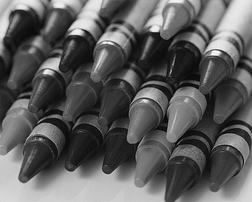
#> input picture MP0/images/crayons.bmp, 252 x 202 px, shrunk from 600 x 480 before the run
$ jupyter execute --allow-errors ytliu2_mp0_code.ipynb   (shell and % lines are left out)
#> lines starting #> are read from the running program, lines starting #| are printed output that depends on the picture; long printed decimals are rounded
# MP0 : Image Demosaicing

Welcome to CS 543! This assignment is a warm-up assignment to get you back up working from the winter break! We will try to provide you an iPython Notebook (like this) for all the future assignments! The notebook will provide you some further instructions(implementation related mainly), in addition to the ones provided on class webpage.

### Import statements

The following cell is only for import statements. You can use any of the 3 : cv2, matplotlib or skimage for image i/o and other functions. We will provide you the names of the relevant functions for each module. __{For convenience provided at the end of the class assignment webpage}__

[cell 1]
import numpy as np
import cv2
import matplotlib.image as mpimg
import matplotlib.pyplot as plt
import skimage
import skimage.io
import skimage.util
import skimage.exposure
import scipy
import scipy.signal
import scipy.ndimage
from pathlib import Path

### Reading the Mosaic Image

[cell 2]
IMG_DIR = 'images'
IMG_NAME = 'crayons.bmp'

[cell 3]
def read_image(IMG_NAME):
    # build path relative to current notebook
    img_path = Path() / IMG_DIR / IMG_NAME
    return skimage.io.imread(img_path)

[cell 4]
def write_image(img_name, im=None, ignore=False):
    if ignore:
        # don't save the image
        return
    img_path = Path() / 'report' / 'images' / img_name
    if im is None:
        plt.savefig(img_path, bbox_inches='tight')
    else:
        skimage.io.imsave(img_path, im)

[cell 5]
mosaic_img = read_image(IMG_NAME)
#> in read_image, returned value is the input picture: shape (202, 252); min 0, max 255, mean 92.4

plt.subplot(1, 2, 1)
plt.imshow(mosaic_img);

# original view is interpolated, provides close up view to confirm this is mosaicked
plt.subplot(1, 2, 2)
plt.imshow(mosaic_img[:64, :64]);

### Linear Interpolation

[cell 6]
def conv2(image, filter):
    '''Helper function to do zero-padded 2D convolution.'''
    return scipy.signal.convolve2d(
        image, filter, mode='same', boundary='fill', fillvalue=0
    )

[cell 7]
def split_mosaic_image(mosaic_image):
    '''Split mosaic to different color channgels. Need this in my bonus.'''
    split_image = np.zeros(mosaic_image.shape + (3, ), dtype=mosaic_image.dtype)

    # split colors into their own layer
    #        R   G_1
    #       G_2   B
    # R
    split_image[::2, ::2, 0] = mosaic_image[::2, ::2]
    # G1/2
    split_image[::2, 1::2, 1] = mosaic_image[::2, 1::2]
    split_image[1::2, ::2, 1] = mosaic_image[1::2, ::2]
    # B
    split_image[1::2, 1::2, 2] = mosaic_image[1::2, 1::2]

    return split_image

[cell 8]
def get_solution_image(mosaic_image):
    '''
    This function should return the soln image.
    Feel free to write helper functions in the above cells
    as well as change the parameters of this function.
    '''
    soln_image = split_mosaic_image(mosaic_image)

    # RB share the same kernel
    rb_kernel = [
        [0.25, 0.5,  0.25],
        [ 0.5,   1,   0.5],
        [0.25, 0.5,  0.25]
    ]
    # G does not need diagonal components
    g_kernel = [
        [   0, 0.25,    0],
        [0.25,    1, 0.25],
        [   0, 0.25,    0]
    ]

    # loop over each color and filter by its kernel
    for i, kernel in enumerate((rb_kernel, g_kernel, rb_kernel)):
        soln_image[..., i] = conv2(soln_image[..., i], kernel).astype(np.uint8)

    return soln_image

[cell 9]
def compute_errors(soln_image, original_image, show_err=True, return_map=False):
    '''
    Compute the Average and Maximum per-pixel error
    for the image.

    Also generate the map of pixel differences
    to visualize where the mistakes are made
    '''
    # use float to computer error
    soln_image = soln_image.astype(float)
    original_image = original_image.astype(float)
    err = (soln_image - original_image) ** 2

    # normalized error map for saving and display
    err_ubyte = (err - np.min(err)) / (np.max(err) - np.min(err))
    # CLAHE for each channel
    for c in range(3):
        err_ubyte[..., c] = skimage.exposure.equalize_adapthist(
            err_ubyte[..., c], clip_limit=0.5
        )
    err_ubyte = (err_ubyte * 255).astype(np.uint8)

    # preview error map
    if show_err:
        plt.imshow(err_ubyte);

    if return_map:
        return err_ubyte
    else:
        return np.mean(err), np.max(err)

We provide you with 3 images to test if your solution works. Once it works, you should generate the solution for test image provided to you.

[cell 10]
mosaic_image = read_image('crayons.bmp')
soln_image = get_solution_image(mosaic_image)
original_image = read_image('crayons.jpg')
#> call 3 of read_image, with IMG_NAME = 'crayons.jpg'
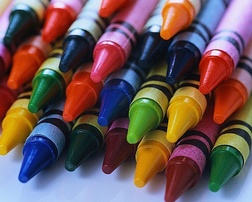
#> input picture MP0/images/crayons.jpg, 252 x 202 px, shrunk from 600 x 480 before the run
#> in read_image, returned value is the input picture: shape (202, 252, 3); mean R, G, B 109.2, 86.5, 87.5

# For sanity check display your solution image here
plt.imshow(soln_image);

write_image('crayons-recon-linear.png', soln_image)

[cell 11]
pp_err, max_err = compute_errors(soln_image, original_image)
#> after the loop in compute_errors, `for c in range(3):`:
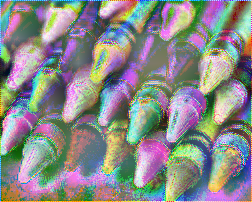
#> err_ubyte: shape (202, 252, 3) float64; mean of channels 0, 1, 2 0.54, 0.541, 0.538; drawn as R, G, B
#> pp_err = 1587.6; max_err = 27225
print("The average per-pixel error for crayons is: "+str(pp_err))
#| The average per-pixel error for crayons is: 1587.617
print("The maximum per-pixel error for crayons is: "+str(max_err))
#| The maximum per-pixel error for crayons is: 27225.0

err = compute_errors(soln_image, original_image, show_err=False, return_map=True)
write_image('crayons-error-linear.png', err)

[cell 12]
mosaic_image = read_image('iceberg.bmp')
#> call 4 of read_image, with IMG_NAME = 'iceberg.bmp'
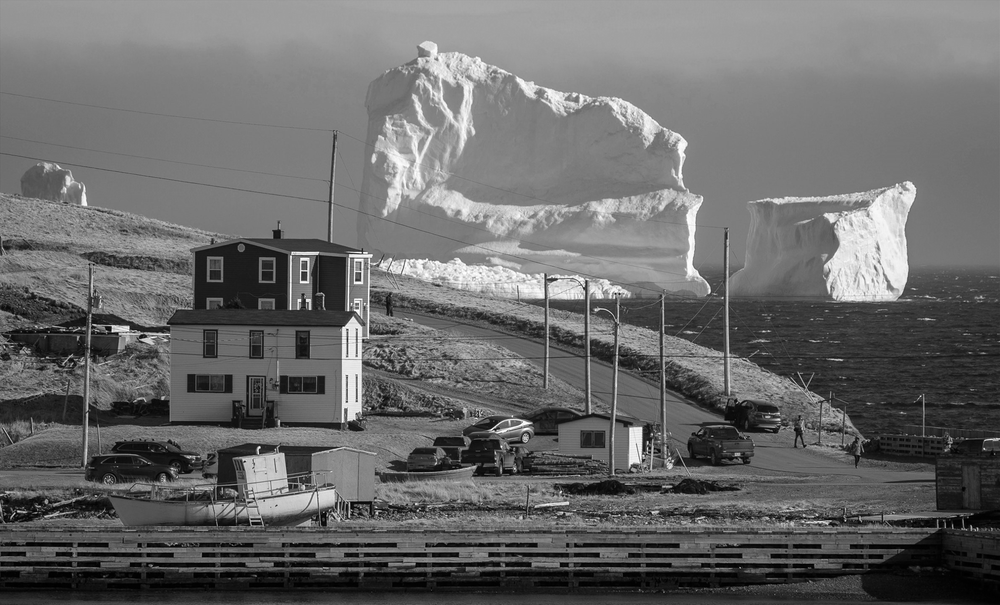
#> input picture MP0/images/iceberg.bmp, 1000 x 605 px, shrunk from 2382 x 1440 before the run
#> in read_image, returned value is the input picture: shape (605, 1000); min 0, max 255, mean 105.8
soln_image = get_solution_image(mosaic_image)
original_image = read_image('iceberg.jpg')
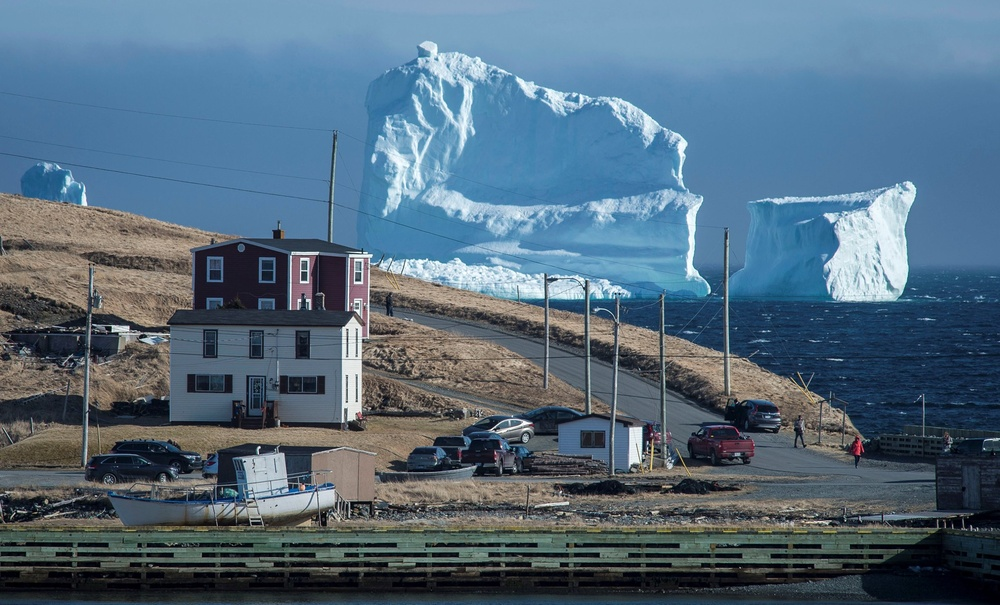
#> input picture MP0/images/iceberg.jpg, 1000 x 605 px, shrunk from 2382 x 1440 before the run
#> in read_image, returned value is the input picture: shape (605, 1000, 3); mean R, G, B 84.2, 107.1, 124.9

# For sanity check display your solution image here
plt.imshow(soln_image);

write_image('iceberg-recon-linear.png', soln_image)

[cell 13]
pp_err, max_err = compute_errors(soln_image, original_image)
#> call 3 of compute_errors, with show_err = True, return_map = False
#> after the loop in compute_errors (call 3), `for c in range(3):`:
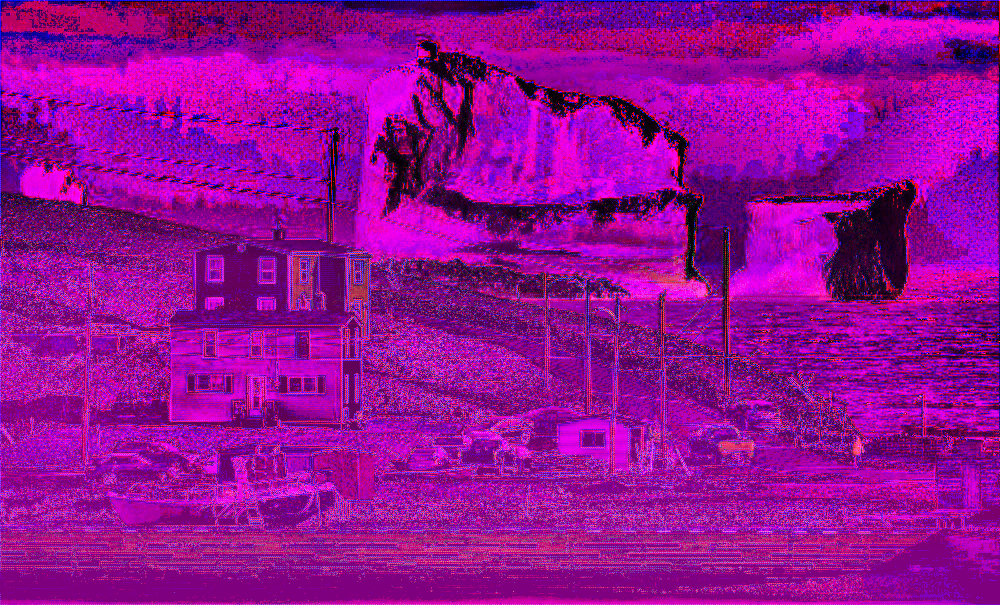
#> err_ubyte: shape (605, 1000, 3) float64; mean of channels 0, 1, 2 0.584, 0.0304, 0.586; drawn as R, G, B
#> pp_err = 690.6; max_err = 29241
print("The average per-pixel error for iceberg is: "+str(pp_err))
#| The average per-pixel error for iceberg is: 690.584
print("The maximum per-pixel error for iceberg is: "+str(max_err))
#| The maximum per-pixel error for iceberg is: 29241.0

err = compute_errors(soln_image, original_image, show_err=False, return_map=True)
write_image('iceberg-error-linear.png', err)

[cell 14]
mosaic_image = read_image('tony.bmp')
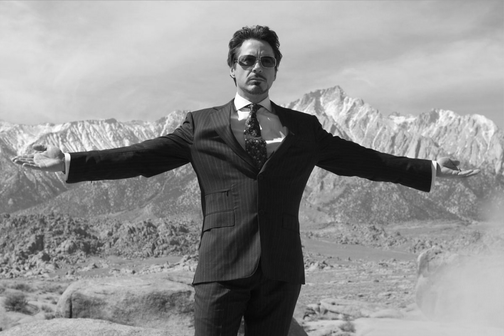
#> input picture MP0/images/tony.bmp, 504 x 336 px, shrunk from 1200 x 800 before the run
#> in read_image, returned value is the input picture: shape (336, 504); min 4, max 255, mean 146.1
soln_image = get_solution_image(mosaic_image)
original_image = read_image('tony.jpg')
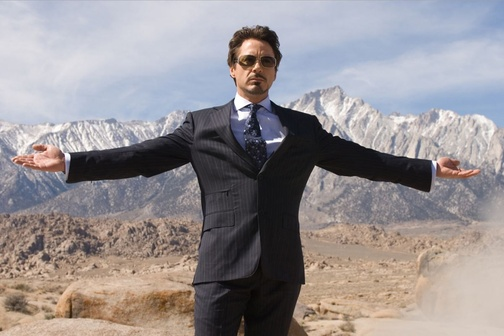
#> input picture MP0/images/tony.jpg, 504 x 336 px, shrunk from 1200 x 800 before the run
#> in read_image, returned value is the input picture: shape (336, 504, 3); mean R, G, B 150.1, 144.1, 146.1

# For sanity check display your solution image here
plt.imshow(soln_image);

write_image('tony-recon-linear.png', soln_image)

[cell 15]
pp_err, max_err = compute_errors(soln_image, original_image)
#> after the loop in compute_errors (call 5), `for c in range(3):`:
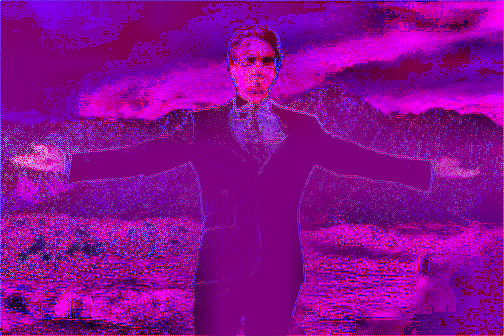
#> err_ubyte: shape (336, 504, 3) float64; mean of channels 0, 1, 2 0.546, 0.0246, 0.566; drawn as R, G, B
#> pp_err = 234.1; max_err = 27556
print("The average per-pixel error for tony is: "+str(pp_err))
#| The average per-pixel error for tony is: 234.100
print("The maximum per-pixel error for tony is: "+str(max_err))
#| The maximum per-pixel error for tony is: 27556.0

err = compute_errors(soln_image, original_image, show_err=False, return_map=True)
write_image('tony-error-linear.png', err)

#> (a cell that did not finish here is left out)

### Freeman's Method

For details of the freeman's method refer to the class assignment webpage.

__MAKE SURE YOU FINISH LINEAR INTERPOLATION BEFORE STARTING THIS PART!!!__

[cell 17]
def get_freeman_solution_image(mosaic_image, kernel_size=3):
    '''
    This function should return the freeman soln image.
    Feel free to write helper functions in the above cells
    as well as change the parameters of this function.

    HINT : Use the above get_solution_image function.
    '''
    # bilinear interpolation
    freeman_soln_image = get_solution_image(mosaic_image)

    # turn them to signed integer for now
    freeman_soln_image = freeman_soln_image.astype(int)

    # process R/B
    #   1. subtract G
    #   2. median filter
    #   3. add back G
    for c in (0, 2):
        tmp_image = freeman_soln_image[..., c] - freeman_soln_image[..., 1]
        tmp_image = scipy.ndimage.median_filter(tmp_image, kernel_size)
        freeman_soln_image[..., c] = tmp_image + freeman_soln_image[..., 1]

    # we know we are working with uint8 and need to save it this way later
    freeman_soln_image = np.clip(freeman_soln_image, 0, 255)
    freeman_soln_image = freeman_soln_image.astype(np.uint8)

    return freeman_soln_image

[cell 18]
mosaic_image = read_image('crayons.bmp')
soln_image = get_freeman_solution_image(mosaic_image, kernel_size=3)
#> the loop in get_freeman_solution_image, `for c in (0, 2):` made 2 passes
#> pass 1, in get_freeman_solution_image, `tmp_image = scipy.ndimage.median_filter(tmp_image, kernel_size)`:
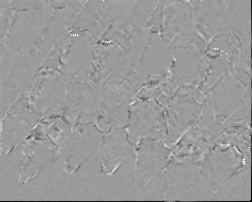
#> tmp_image: shape (202, 252) int64; min -56, max 36, mean -0.4; drawn with min black and max white
#> after the loop in get_freeman_solution_image, `for c in (0, 2):`:
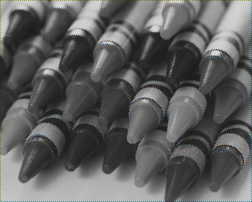
#> freeman_soln_image: shape (202, 252, 3) int64; mean of channels 0, 1, 2 91.5, 91.9, 91.5; drawn with min black and max white
original_image = read_image('crayons.jpg')

# For sanity check display your solution image here
plt.imshow(soln_image);

write_image('crayons-recon-freeman.png', soln_image)

[cell 19]
pp_err, max_err = compute_errors(soln_image, original_image)
#> pp_err = 1561.8; max_err = 27225
print("The average per-pixel error for crayons is: "+str(pp_err))
#| The average per-pixel error for crayons is: 1561.827
print("The maximum per-pixel error for crayons is: "+str(max_err))
#| The maximum per-pixel error for crayons is: 27225.0

err = compute_errors(soln_image, original_image, show_err=False, return_map=True)
write_image('crayons-error-freeman.png', err)

[cell 20]
mosaic_image = read_image('iceberg.bmp')
soln_image = get_freeman_solution_image(mosaic_image, kernel_size=3)
original_image = read_image('iceberg.jpg')

# For sanity check display your solution image here
plt.imshow(soln_image);

write_image('iceberg-recon-freeman.png', soln_image)

[cell 21]
pp_err, max_err = compute_errors(soln_image, original_image)
#> pp_err = 650.4; max_err = 28900
print("The average per-pixel error for iceberg is: "+str(pp_err))
#| The average per-pixel error for iceberg is: 650.450
print("The maximum per-pixel error for iceberg is: "+str(max_err))
#| The maximum per-pixel error for iceberg is: 28900.0

err = compute_errors(soln_image, original_image, show_err=False, return_map=True)
write_image('iceberg-error-freeman.png', err)

[cell 22]
mosaic_image = read_image('tony.bmp')
soln_image = get_freeman_solution_image(mosaic_image, kernel_size=3)
original_image = read_image('tony.jpg')

# For sanity check display your solution image here
plt.imshow(soln_image);

write_image('tony-recon-freeman.png', soln_image)

[cell 23]
pp_err, max_err = compute_errors(soln_image, original_image)
#> pp_err = 212; max_err = 27556
print("The average per-pixel error for tony is: "+str(pp_err))
#| The average per-pixel error for tony is: 211.974
print("The maximum per-pixel error for tony is: "+str(max_err))
#| The maximum per-pixel error for tony is: 27556.0

err = compute_errors(soln_image, original_image, show_err=False, return_map=True)
write_image('tony-error-freeman.png', err)

#> (a cell that did not finish here is left out)

### Mosaicing an Image

Now lets take a step backwards and mosaic an image.

[cell 25]
def get_mosaic_image(original_image):
    '''
    Generate the mosaic image using the Bayer Pattern.
    '''
    mosaic_image = np.zeros(original_image.shape[:2], dtype=original_image.dtype)

    # split colors into their own layer
    #        R   G_1
    #       G_2   B
    # R
    mosaic_image[::2, ::2] = original_image[::2, ::2, 0]
    # G1/2
    mosaic_image[::2, 1::2] = original_image[::2, 1::2, 1]
    mosaic_image[1::2, ::2] = original_image[1::2, ::2, 1]
    # B
    mosaic_image[1::2, 1::2] = original_image[1::2, 1::2, 2]

    return mosaic_image

Use `tony.jpg` to check my `get_mosaic_function`

[cell 26]
original_image = read_image('tony.jpg')
mosaic_image = get_mosaic_image(original_image)
mosaic_image_gt = read_image('tony.bmp')

# create mosaic, should be the same as ground truth
avg_err, max_err = compute_errors(mosaic_image, mosaic_image_gt, show_err=False)
#> avg_err = 124.1; max_err = 3481
print(f'get_mosaic_function, avg_err={avg_err:.4f}, max_err={max_err:.4f}')
#| get_mosaic_function, avg_err=124.0943, max_err=3481.0000

Use any 2 images you find interesting and generate their mosaics as well as their demosaics. Try to find images that break your demosaicing function.

#> (a cell that did not finish here is left out)

[cell 28]
soln_image = get_freeman_solution_image(mosaic_image)
plt.imshow(soln_image);
write_image('baboon-recon-freeman.png', soln_image)

[cell 29]
avg_err, max_err = compute_errors(soln_image, original_image, show_err=True)
#> avg_err = 50.52; max_err = 26569
print(f'baboon, avg_err={avg_err:.4f}, max_err={max_err:.4f}')
#| baboon, avg_err=50.5205, max_err=26569.0000

err = compute_errors(soln_image, original_image, show_err=False, return_map=True)
write_image('baboon-error-freeman.png', err)

#> (a cell that did not finish here is left out)

[cell 31]
soln_image = get_freeman_solution_image(mosaic_image)
plt.imshow(soln_image);
write_image('airplane-recon-freeman.png', soln_image)

[cell 32]
avg_err, max_err = compute_errors(soln_image, original_image, show_err=True)
print(f'airplane, avg_err={avg_err:.4f}, max_err={max_err:.4f}')
#| airplane, avg_err=50.5205, max_err=26569.0000

err = compute_errors(soln_image, original_image, show_err=False, return_map=True)
write_image('airplane-error-freeman.png', err)

### Bonus Points

[cell 33]
def get_bonus_solution_image(mosaic_image, alpha=1/2, beta=5/8, gamma=3/4):
    # we have lots of non-integer operations later on
    split_image = split_mosaic_image(mosaic_image).astype(float)

    ### bilinear interpolation
    # RB share the same kernel
    rb_kernel = [
        [0.25, 0.5,  0.25],
        [0.5,    1,   0.5],
        [0.25, 0.5,  0.25]
    ]
    # G does not need diagonal components
    g_kernel = [
        [   0, 0.25,    0],
        [0.25,    1, 0.25],
        [   0, 0.25,    0]
    ]

    # loop over each color and do bilinear interpolation
    bi = split_image.copy()
    for i, kernel in enumerate((rb_kernel, g_kernel, rb_kernel)):
        bi[..., i] = conv2(bi[..., i], kernel)

    ### laplacian correction
    # we need laplacians first
    lap_kernel = [
        [    0, 0, -0.25, 0,     0],
        [    0, 0,     0, 0,     0],
        [-0.25, 0,     1, 0, -0.25],
        [    0, 0,     0, 0,     0],
        [    0, 0, -0.25, 0,     0]
    ]

    lap = split_image.copy()
    for i in range(3):
        lap[..., i] = conv2(lap[..., i], lap_kernel)

    #     R mask [ ::2,  ::2]
    #   G_1 mask [ ::2, 1::2]
    #   G_2 mask [1::2,  ::2]
    #     B mask [1::2, 1::2]

    # do the actual correction, start from bilinear
    soln_image = bi.copy()

    # 1) fix green
    #   G at R = G_bl + a*dR
    soln_image[::2, ::2, 1] = bi[::2, ::2, 1] + alpha*lap[::2, ::2, 0]
    #   G at B = G_bl + a*dB
    soln_image[1::2, 1::2, 1] = bi[1::2, 1::2, 1] + alpha*lap[1::2, 1::2, 2]

    # 2) fix red
    #   R at G1/2 = R_bl + b*dG1/2
    soln_image[::2, 1::2, 0] = bi[::2, 1::2, 0] + beta*lap[::2, 1::2, 1]
    soln_image[1::2, ::2, 0] = bi[1::2, ::2, 0] + beta*lap[1::2, ::2, 1]
    #   R at B = R_bl + b*dB
    soln_image[1::2, 1::2, 0] = bi[1::2, 1::2, 0] + beta*lap[1::2, 1::2, 2]

    # 3) fix blue
    #   B at G1/2 = B_bl + g*dG1/2
    soln_image[::2, 1::2, 2] = bi[::2, 1::2, 2] + gamma*lap[::2, 1::2, 1]
    soln_image[1::2, ::2, 2] = bi[1::2, ::2, 2] + gamma*lap[1::2, ::2, 1]
    #   B at R = B_bl + g*dR
    soln_image[::2, ::2, 2] = bi[::2, ::2, 2] + gamma*lap[::2, ::2, 0]

    # restore to ubyte
    soln_image = np.clip(soln_image, 0, 255)
    soln_image = soln_image.astype(np.uint8)

    return soln_image

#> (a cell that did not finish here is left out)

[cell 35]
soln_image = get_solution_image(mosaic_img)
plt.imshow(soln_image);
write_image('lighthouse-recon-linear.png', soln_image)

#> (a cell that did not finish here is left out)

[cell 37]
soln_image = get_freeman_solution_image(mosaic_img)
plt.imshow(soln_image);
write_image('lighthouse-recon-freeman.png', soln_image)

#> (a cell that did not finish here is left out)

[cell 39]
soln_image = get_bonus_solution_image(mosaic_img)
